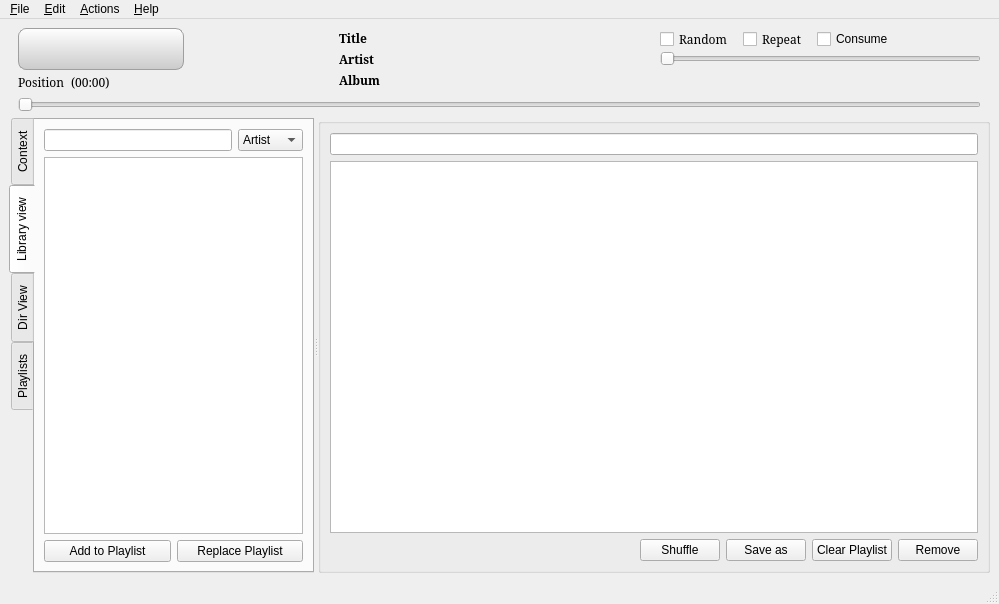
<?xml version="1.0" encoding="UTF-8"?>
<ui version="4.0">
 <class>MainWindow</class>
 <widget class="QMainWindow" name="MainWindow">
  <property name="geometry">
   <rect>
    <x>0</x>
    <y>0</y>
    <width>999</width>
    <height>604</height>
   </rect>
  </property>
  <property name="windowTitle">
   <string>QtMPC</string>
  </property>
  <property name="styleSheet">
   <string notr="true">QDialogButtonBox {
    dialogbuttonbox-buttons-have-icons: true;
}</string>
  </property>
  <widget class="QWidget" name="centralwidget">
   <layout class="QVBoxLayout" name="verticalLayout_7">
    <item>
     <widget class="QGroupBox" name="groupBox">
      <property name="sizePolicy">
       <sizepolicy hsizetype="Expanding" vsizetype="Fixed">
        <horstretch>0</horstretch>
        <verstretch>0</verstretch>
       </sizepolicy>
      </property>
      <property name="styleSheet">
       <string notr="true">QGroupBox {
	border: none;
}</string>
      </property>
      <property name="flat">
       <bool>true</bool>
      </property>
      <layout class="QVBoxLayout" name="verticalLayout_4">
       <property name="topMargin">
        <number>0</number>
       </property>
       <property name="bottomMargin">
        <number>0</number>
       </property>
       <item>
        <layout class="QHBoxLayout" name="horizontalLayout_4">
         <property name="spacing">
          <number>0</number>
         </property>
         <item>
          <layout class="QVBoxLayout" name="verticalLayout">
           <property name="spacing">
            <number>0</number>
           </property>
           <item>
            <layout class="QHBoxLayout" name="horizontalLayout_3">
             <property name="spacing">
              <number>0</number>
             </property>
             <property name="sizeConstraint">
              <enum>QLayout::SetMinimumSize</enum>
             </property>
             <item>
              <widget class="QToolButton" name="prevTrackButton">
               <property name="styleSheet">
                <string notr="true">QToolButton {
	background-color: qlineargradient(x1: 0, y1: 0, x2: 0, y2: 1, stop: 0 palette(Light), stop: 1 palette(MidLight));
	border-top: 1px solid palette(Dark);
	border-bottom: 1px solid palette(Dark);
	border-left: 1px solid palette(Dark);
	border-top-left-radius: 8px;
	border-bottom-left-radius: 8px;
	padding: 6px;
}

QToolButton::hover {
	background-color: qlineargradient(x1: 0, y1: 0, x2: 0, y2: 1, stop: 0 palette(Light), stop: 1 palette(Mid));
}</string>
               </property>
               <property name="text">
                <string/>
               </property>
               <property name="iconSize">
                <size>
                 <width>25</width>
                 <height>25</height>
                </size>
               </property>
              </widget>
             </item>
             <item>
              <widget class="QToolButton" name="stopTrackButton">
               <property name="styleSheet">
                <string notr="true">QToolButton {
	background-color: qlineargradient(x1: 0, y1: 0, x2: 0, y2: 1, stop: 0 palette(Light), stop: 1 palette(MidLight));
	border-top: 1px solid palette(Dark);
	border-bottom: 1px solid palette(Dark);
	padding: 6px;
}

QToolButton::hover {
	background-color: qlineargradient(x1: 0, y1: 0, x2: 0, y2: 1, stop: 0 palette(Light), stop: 1 palette(Mid));
}</string>
               </property>
               <property name="text">
                <string/>
               </property>
               <property name="iconSize">
                <size>
                 <width>25</width>
                 <height>25</height>
                </size>
               </property>
              </widget>
             </item>
             <item>
              <widget class="QToolButton" name="playPauseTrackButton">
               <property name="styleSheet">
                <string notr="true">QToolButton {
	background-color: qlineargradient(x1: 0, y1: 0, x2: 0, y2: 1, stop: 0 palette(Light), stop: 1 palette(MidLight));
	border-top: 1px solid palette(Dark);
	border-bottom: 1px solid palette(Dark);
	padding: 6px;
}

QToolButton::hover {
	background-color: qlineargradient(x1: 0, y1: 0, x2: 0, y2: 1, stop: 0 palette(Light), stop: 1 palette(Mid));
}</string>
               </property>
               <property name="text">
                <string/>
               </property>
               <property name="iconSize">
                <size>
                 <width>25</width>
                 <height>25</height>
                </size>
               </property>
               <property name="checkable">
                <bool>true</bool>
               </property>
              </widget>
             </item>
             <item>
              <widget class="QToolButton" name="nextTrackButton">
               <property name="styleSheet">
                <string notr="true">QToolButton {
	background-color: qlineargradient(x1: 0, y1: 0, x2: 0, y2: 1, stop: 0 palette(Light), stop: 1 palette(MidLight));
	border-top: 1px solid palette(Dark);
	border-bottom: 1px solid palette(Dark);
	border-right: 1px solid palette(Dark);
	border-top-right-radius: 8px;
	border-bottom-right-radius: 8px;
	padding: 6px;
}

QToolButton::hover {
	background-color: qlineargradient(x1: 0, y1: 0, x2: 0, y2: 1, stop: 0 palette(Light), stop: 1 palette(Mid));
}</string>
               </property>
               <property name="text">
                <string/>
               </property>
               <property name="iconSize">
                <size>
                 <width>25</width>
                 <height>25</height>
                </size>
               </property>
              </widget>
             </item>
             <item>
              <spacer name="horizontalSpacer_3">
               <property name="orientation">
                <enum>Qt::Horizontal</enum>
               </property>
               <property name="sizeHint" stdset="0">
                <size>
                 <width>0</width>
                 <height>20</height>
                </size>
               </property>
              </spacer>
             </item>
            </layout>
           </item>
           <item>
            <layout class="QHBoxLayout" name="horizontalLayout_2">
             <property name="spacing">
              <number>6</number>
             </property>
             <property name="sizeConstraint">
              <enum>QLayout::SetMinimumSize</enum>
             </property>
             <property name="topMargin">
              <number>4</number>
             </property>
             <item>
              <widget class="QLabel" name="label">
               <property name="font">
                <font>
                 <family>Serif</family>
                </font>
               </property>
               <property name="text">
                <string>Position</string>
               </property>
              </widget>
             </item>
             <item>
              <widget class="QLabel" name="songTimeElapsedLabel">
               <property name="font">
                <font>
                 <family>Serif</family>
                </font>
               </property>
               <property name="text">
                <string>(00:00)</string>
               </property>
              </widget>
             </item>
             <item>
              <spacer name="horizontalSpacer">
               <property name="orientation">
                <enum>Qt::Horizontal</enum>
               </property>
               <property name="sizeHint" stdset="0">
                <size>
                 <width>0</width>
                 <height>14</height>
                </size>
               </property>
              </spacer>
             </item>
            </layout>
           </item>
          </layout>
         </item>
         <item>
          <layout class="QVBoxLayout" name="verticalLayout_2">
           <property name="spacing">
            <number>0</number>
           </property>
           <item>
            <widget class="QLabel" name="trackTitleLabel">
             <property name="sizePolicy">
              <sizepolicy hsizetype="Expanding" vsizetype="Preferred">
               <horstretch>1</horstretch>
               <verstretch>0</verstretch>
              </sizepolicy>
             </property>
             <property name="font">
              <font>
               <family>Serif</family>
               <weight>75</weight>
               <bold>true</bold>
              </font>
             </property>
             <property name="text">
              <string>Title</string>
             </property>
            </widget>
           </item>
           <item>
            <widget class="QLabel" name="trackArtistLabel">
             <property name="sizePolicy">
              <sizepolicy hsizetype="Expanding" vsizetype="Preferred">
               <horstretch>1</horstretch>
               <verstretch>0</verstretch>
              </sizepolicy>
             </property>
             <property name="font">
              <font>
               <family>Serif</family>
               <weight>75</weight>
               <bold>true</bold>
              </font>
             </property>
             <property name="text">
              <string>Artist</string>
             </property>
            </widget>
           </item>
           <item>
            <widget class="QLabel" name="trackAlbumLabel">
             <property name="sizePolicy">
              <sizepolicy hsizetype="Expanding" vsizetype="Preferred">
               <horstretch>1</horstretch>
               <verstretch>0</verstretch>
              </sizepolicy>
             </property>
             <property name="font">
              <font>
               <family>Serif</family>
               <weight>75</weight>
               <bold>true</bold>
              </font>
             </property>
             <property name="text">
              <string>Album</string>
             </property>
            </widget>
           </item>
          </layout>
         </item>
         <item>
          <layout class="QVBoxLayout" name="verticalLayout_3">
           <item>
            <layout class="QHBoxLayout" name="horizontalLayout">
             <property name="spacing">
              <number>10</number>
             </property>
             <item>
              <widget class="QCheckBox" name="randomCheckBox">
               <property name="font">
                <font>
                 <family>Serif</family>
                </font>
               </property>
               <property name="text">
                <string>Random</string>
               </property>
              </widget>
             </item>
             <item>
              <widget class="QCheckBox" name="repeatCheckBox">
               <property name="font">
                <font>
                 <family>Serif</family>
                </font>
               </property>
               <property name="text">
                <string>Repeat</string>
               </property>
              </widget>
             </item>
             <item>
              <widget class="QCheckBox" name="consumeCheckBox">
               <property name="text">
                <string>Consume</string>
               </property>
              </widget>
             </item>
             <item>
              <spacer name="horizontalSpacer_4">
               <property name="orientation">
                <enum>Qt::Horizontal</enum>
               </property>
               <property name="sizeHint" stdset="0">
                <size>
                 <width>40</width>
                 <height>20</height>
                </size>
               </property>
              </spacer>
             </item>
            </layout>
           </item>
           <item>
            <spacer name="horizontalSpacer_2">
             <property name="orientation">
              <enum>Qt::Horizontal</enum>
             </property>
             <property name="sizeHint" stdset="0">
              <size>
               <width>0</width>
               <height>0</height>
              </size>
             </property>
            </spacer>
           </item>
           <item>
            <widget class="QSlider" name="volumeSlider">
             <property name="toolTip">
              <string comment="Use the slider to adjust the volume">Volume</string>
             </property>
             <property name="maximum">
              <number>100</number>
             </property>
             <property name="orientation">
              <enum>Qt::Horizontal</enum>
             </property>
            </widget>
           </item>
           <item>
            <spacer name="verticalSpacer_2">
             <property name="orientation">
              <enum>Qt::Vertical</enum>
             </property>
             <property name="sizeHint" stdset="0">
              <size>
               <width>218</width>
               <height>0</height>
              </size>
             </property>
            </spacer>
           </item>
          </layout>
         </item>
        </layout>
       </item>
       <item>
        <widget class="QSlider" name="positionSlider">
         <property name="pageStep">
          <number>0</number>
         </property>
         <property name="orientation">
          <enum>Qt::Horizontal</enum>
         </property>
        </widget>
       </item>
      </layout>
     </widget>
    </item>
    <item>
     <widget class="QSplitter" name="splitter">
      <property name="orientation">
       <enum>Qt::Horizontal</enum>
      </property>
      <widget class="QTabWidget" name="playlistsViewTab">
       <property name="tabPosition">
        <enum>QTabWidget::West</enum>
       </property>
       <property name="currentIndex">
        <number>1</number>
       </property>
       <property name="usesScrollButtons">
        <bool>true</bool>
       </property>
       <widget class="QWidget" name="contextTab">
        <attribute name="title">
         <string>Context</string>
        </attribute>
        <layout class="QGridLayout" name="gridLayout">
         <item row="2" column="1">
          <spacer name="verticalSpacer_4">
           <property name="orientation">
            <enum>Qt::Vertical</enum>
           </property>
           <property name="sizeHint" stdset="0">
            <size>
             <width>20</width>
             <height>30</height>
            </size>
           </property>
          </spacer>
         </item>
         <item row="0" column="0" colspan="2">
          <widget class="QLabel" name="albumCoverLabel">
           <property name="minimumSize">
            <size>
             <width>0</width>
             <height>200</height>
            </size>
           </property>
           <property name="text">
            <string/>
           </property>
           <property name="alignment">
            <set>Qt::AlignCenter</set>
           </property>
          </widget>
         </item>
         <item row="1" column="1">
          <widget class="QLabel" name="releaseDateLabel">
           <property name="text">
            <string/>
           </property>
          </widget>
         </item>
         <item row="1" column="0">
          <widget class="QLabel" name="label_3">
           <property name="text">
            <string>Release Date:</string>
           </property>
          </widget>
         </item>
        </layout>
       </widget>
       <widget class="QWidget" name="libraryViewTab">
        <attribute name="title">
         <string>Library view</string>
        </attribute>
        <layout class="QVBoxLayout" name="verticalLayout_6">
         <item>
          <layout class="QHBoxLayout" name="horizontalLayout_6">
           <item>
            <widget class="QLineEdit" name="searchLibraryLineEdit">
             <property name="sizePolicy">
              <sizepolicy hsizetype="Expanding" vsizetype="Preferred">
               <horstretch>0</horstretch>
               <verstretch>0</verstretch>
              </sizepolicy>
             </property>
             <property name="toolTip">
              <string/>
             </property>
            </widget>
           </item>
           <item>
            <widget class="QComboBox" name="searchFieldComboBox">
             <property name="sizePolicy">
              <sizepolicy hsizetype="Preferred" vsizetype="Preferred">
               <horstretch>0</horstretch>
               <verstretch>0</verstretch>
              </sizepolicy>
             </property>
             <item>
              <property name="text">
               <string>Artist</string>
              </property>
             </item>
             <item>
              <property name="text">
               <string>Album</string>
              </property>
             </item>
             <item>
              <property name="text">
               <string>Song</string>
              </property>
             </item>
             <item>
              <property name="text">
               <string>Any</string>
              </property>
             </item>
            </widget>
           </item>
          </layout>
         </item>
         <item>
          <widget class="QTreeView" name="libraryTreeView">
           <property name="dragEnabled">
            <bool>true</bool>
           </property>
           <property name="dragDropMode">
            <enum>QAbstractItemView::DragOnly</enum>
           </property>
           <property name="alternatingRowColors">
            <bool>true</bool>
           </property>
           <property name="selectionMode">
            <enum>QAbstractItemView::ExtendedSelection</enum>
           </property>
           <property name="sortingEnabled">
            <bool>true</bool>
           </property>
           <property name="allColumnsShowFocus">
            <bool>true</bool>
           </property>
          </widget>
         </item>
         <item>
          <layout class="QHBoxLayout" name="horizontalLayout_7">
           <item>
            <widget class="QPushButton" name="addToPlaylistPushButton">
             <property name="text">
              <string>Add to Playlist</string>
             </property>
            </widget>
           </item>
           <item>
            <widget class="QPushButton" name="replacePlaylistPushButton">
             <property name="text">
              <string>Replace Playlist</string>
             </property>
            </widget>
           </item>
          </layout>
         </item>
        </layout>
       </widget>
       <widget class="QWidget" name="dirViewTab">
        <attribute name="title">
         <string>Dir View</string>
        </attribute>
        <layout class="QVBoxLayout" name="verticalLayout_9">
         <item>
          <widget class="QLineEdit" name="searchDirViewLineEdit"/>
         </item>
         <item>
          <widget class="QTreeView" name="dirTreeView">
           <property name="dragEnabled">
            <bool>true</bool>
           </property>
           <property name="dragDropMode">
            <enum>QAbstractItemView::DragOnly</enum>
           </property>
           <property name="alternatingRowColors">
            <bool>true</bool>
           </property>
           <property name="selectionMode">
            <enum>QAbstractItemView::ExtendedSelection</enum>
           </property>
           <property name="sortingEnabled">
            <bool>true</bool>
           </property>
           <property name="allColumnsShowFocus">
            <bool>true</bool>
           </property>
          </widget>
         </item>
         <item>
          <layout class="QHBoxLayout" name="horizontalLayout_8">
           <item>
            <widget class="QPushButton" name="dirViewAddToPlaylistPushButton">
             <property name="text">
              <string>Add to Playlist</string>
             </property>
            </widget>
           </item>
           <item>
            <widget class="QPushButton" name="dirViewReplacePlaylistPushButton">
             <property name="text">
              <string>Replace Playlist</string>
             </property>
            </widget>
           </item>
          </layout>
         </item>
        </layout>
       </widget>
       <widget class="QWidget" name="PlaylistsViewTab">
        <attribute name="title">
         <string>Playlists</string>
        </attribute>
        <layout class="QVBoxLayout" name="verticalLayout_8">
         <item>
          <widget class="QTreeView" name="playlistsView">
           <property name="alternatingRowColors">
            <bool>true</bool>
           </property>
           <property name="selectionBehavior">
            <enum>QAbstractItemView::SelectRows</enum>
           </property>
           <property name="sortingEnabled">
            <bool>true</bool>
           </property>
          </widget>
         </item>
         <item>
          <layout class="QHBoxLayout" name="horizontalLayout_9">
           <item>
            <widget class="QPushButton" name="addPlaylistToPlaylistPushButton">
             <property name="text">
              <string>Add to Playlist</string>
             </property>
            </widget>
           </item>
           <item>
            <widget class="QPushButton" name="loadPlaylistPushButton">
             <property name="text">
              <string>Load</string>
             </property>
            </widget>
           </item>
           <item>
            <widget class="QPushButton" name="removePlaylistPushButton">
             <property name="text">
              <string>Delete</string>
             </property>
            </widget>
           </item>
          </layout>
         </item>
        </layout>
       </widget>
      </widget>
      <widget class="QGroupBox" name="groupBox_3">
       <property name="sizePolicy">
        <sizepolicy hsizetype="Expanding" vsizetype="Expanding">
         <horstretch>2</horstretch>
         <verstretch>0</verstretch>
        </sizepolicy>
       </property>
       <property name="title">
        <string/>
       </property>
       <layout class="QVBoxLayout" name="verticalLayout_5">
        <item>
         <widget class="QLineEdit" name="searchPlaylistLineEdit"/>
        </item>
        <item>
         <widget class="QTableView" name="playlistTableView">
          <property name="contextMenuPolicy">
           <enum>Qt::CustomContextMenu</enum>
          </property>
          <property name="acceptDrops">
           <bool>true</bool>
          </property>
          <property name="dragEnabled">
           <bool>true</bool>
          </property>
          <property name="dragDropOverwriteMode">
           <bool>false</bool>
          </property>
          <property name="dragDropMode">
           <enum>QAbstractItemView::DragDrop</enum>
          </property>
          <property name="alternatingRowColors">
           <bool>true</bool>
          </property>
          <property name="selectionMode">
           <enum>QAbstractItemView::ExtendedSelection</enum>
          </property>
          <property name="selectionBehavior">
           <enum>QAbstractItemView::SelectRows</enum>
          </property>
         </widget>
        </item>
        <item>
         <layout class="QHBoxLayout" name="horizontalLayout_5">
          <item>
           <widget class="QLabel" name="playListStatsLabel">
            <property name="text">
             <string/>
            </property>
           </widget>
          </item>
          <item>
           <spacer name="verticalSpacer4">
            <property name="orientation">
             <enum>Qt::Horizontal</enum>
            </property>
            <property name="sizeHint" stdset="0">
             <size>
              <width>261</width>
              <height>20</height>
             </size>
            </property>
           </spacer>
          </item>
          <item>
           <widget class="QPushButton" name="shufflePlaylistPushButton">
            <property name="text">
             <string>Shuffle</string>
            </property>
           </widget>
          </item>
          <item>
           <widget class="QPushButton" name="savePlaylistPushButton">
            <property name="text">
             <string>Save as</string>
            </property>
           </widget>
          </item>
          <item>
           <widget class="QPushButton" name="removeAllFromPlaylistPushButton">
            <property name="text">
             <string>Clear Playlist</string>
            </property>
           </widget>
          </item>
          <item>
           <widget class="QPushButton" name="removeFromPlaylistPushButton">
            <property name="text">
             <string>Remove</string>
            </property>
           </widget>
          </item>
         </layout>
        </item>
       </layout>
      </widget>
     </widget>
    </item>
   </layout>
  </widget>
  <widget class="QMenuBar" name="menubar">
   <property name="geometry">
    <rect>
     <x>0</x>
     <y>0</y>
     <width>999</width>
     <height>21</height>
    </rect>
   </property>
   <widget class="QMenu" name="menu_File">
    <property name="title">
     <string>&amp;File</string>
    </property>
    <addaction name="action_Quit"/>
   </widget>
   <widget class="QMenu" name="menu_Edit">
    <property name="title">
     <string>&amp;Edit</string>
    </property>
    <widget class="QMenu" name="menu_Outputs">
     <property name="title">
      <string>&amp;Outputs</string>
     </property>
    </widget>
    <addaction name="menu_Outputs"/>
    <addaction name="action_Preferences"/>
   </widget>
   <widget class="QMenu" name="menu_Help">
    <property name="title">
     <string>&amp;Help</string>
    </property>
    <addaction name="action_About"/>
   </widget>
   <widget class="QMenu" name="menu_Actions">
    <property name="title">
     <string>&amp;Actions</string>
    </property>
    <addaction name="action_Update_database"/>
    <addaction name="action_Show_statistics"/>
   </widget>
   <addaction name="menu_File"/>
   <addaction name="menu_Edit"/>
   <addaction name="menu_Actions"/>
   <addaction name="menu_Help"/>
  </widget>
  <widget class="QStatusBar" name="statusbar"/>
  <action name="action_Quit">
   <property name="text">
    <string>&amp;Quit</string>
   </property>
  </action>
  <action name="action_Preferences">
   <property name="text">
    <string>&amp;Preferences</string>
   </property>
  </action>
  <action name="action_About">
   <property name="text">
    <string>&amp;About</string>
   </property>
  </action>
  <action name="action_Update_database">
   <property name="text">
    <string>&amp;Update database</string>
   </property>
  </action>
  <action name="action_Show_statistics">
   <property name="text">
    <string>Show &amp;statistics</string>
   </property>
  </action>
  <action name="actionBar">
   <property name="text">
    <string>Bar</string>
   </property>
  </action>
 </widget>
 <resources/>
 <connections/>
</ui>
